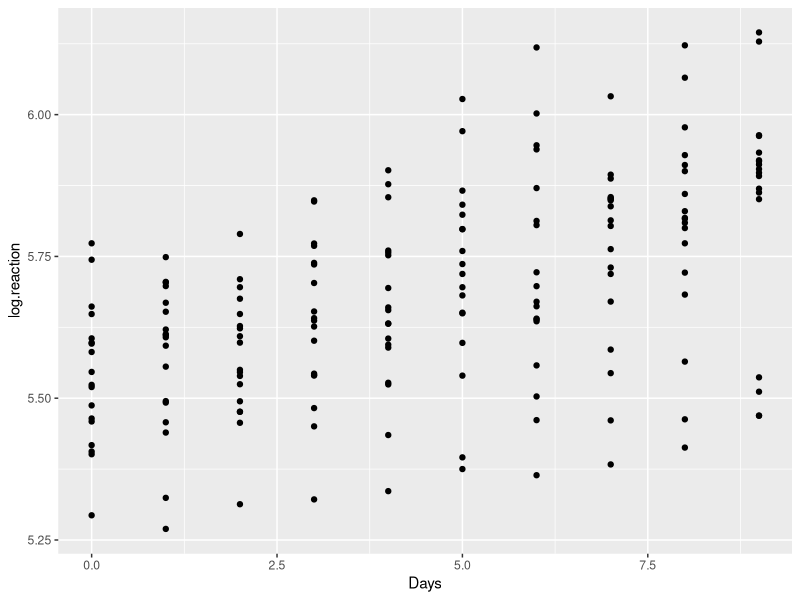
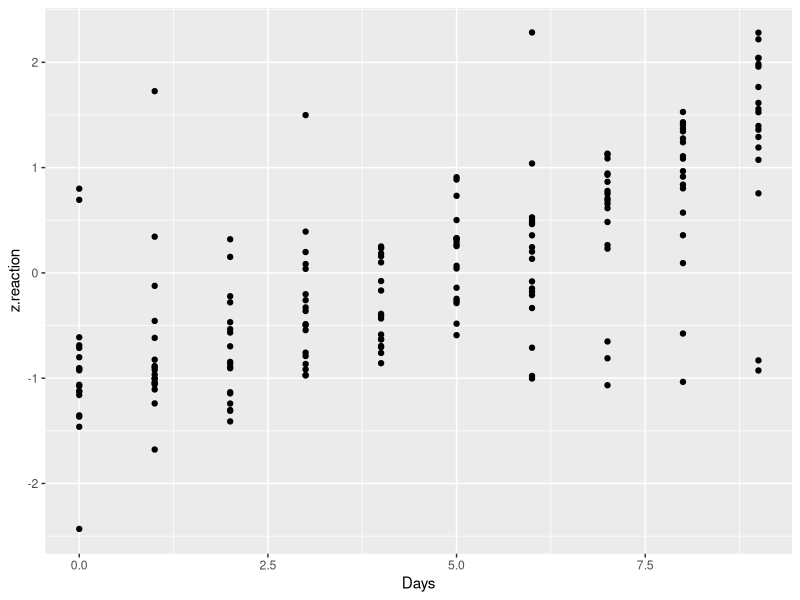
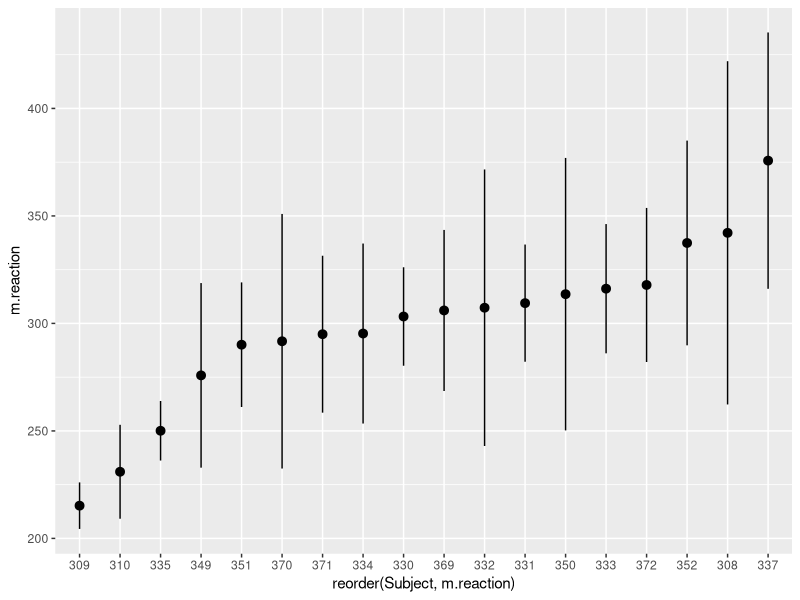
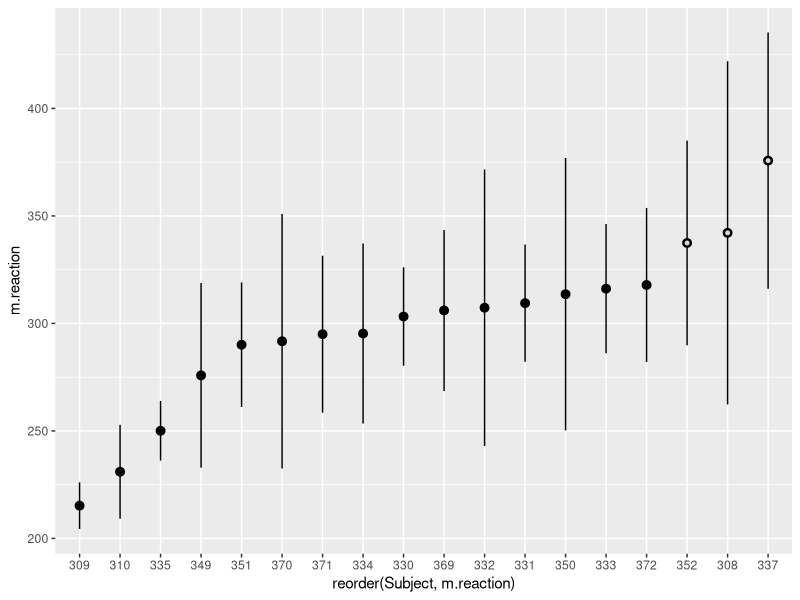
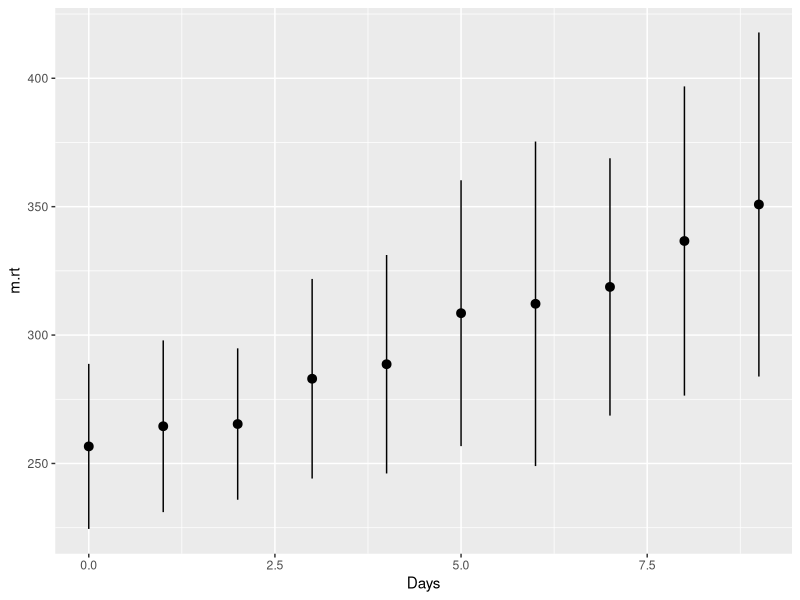

Here is the R script that generated these plots, in order: (Note: this script raises an error after producing the figures.)
## ---- chunk 1
knitr::opts_chunk$set(echo = FALSE)
knitr::opts_chunk$set(cache = TRUE)

library(tidyverse)
library(skimr)
library(broom)
library(lme4) # For sleep data

set.seed(1)
rm(list = ls(all = TRUE))
## ---- chunk 2
sleep.df = sleepstudy

head(sleep.df)

nort.sleep.df = sleep.df %>% select(-Reaction)
head(nort.sleep.df)

## ---- chunk 3

longrt_sleep.df = sleep.df %>% filter(Reaction>450)

head(longrt_sleep.df)

## ---- chunk 4

sleep.df = sleepstudy
sleep.df = sleep.df %>% mutate(log.reaction = log(Reaction))

ggplot(sleep.df, aes(Days, log.reaction)) +
  geom_point()

## ---- chunk 5

sleep.df = sleep.df %>% group_by(Subject) %>% 
  mutate(z.reaction = scale(Reaction))

ggplot(sleep.df, aes(Days, z.reaction)) +
  geom_point()


## ---- chunk 6

s.sleep.df = sleep.df %>% group_by(Subject) %>% 
  summarise(m.reaction = mean(Reaction), sd.reaction = sd(Reaction))

ggplot(s.sleep.df, aes(reorder(Subject, m.reaction), m.reaction)) + 
  geom_pointrange(aes(ymin = m.reaction-sd.reaction, ymax = m.reaction+sd.reaction)) 

## ---- chunk 7

r.s.sleep.df = s.sleep.df %>% filter(m.reaction>325)

ggplot(s.sleep.df, aes(reorder(Subject, m.reaction), m.reaction)) + 
  geom_pointrange(aes(ymin = m.reaction-sd.reaction, ymax = m.reaction+sd.reaction)) +
  geom_point(data = r.s.sleep.df, size = 1, colour = "grey85")

## ---- chunk 8

s.sleep.df = sleep.df %>% group_by(Days) %>% 
  summarise(m.rt = mean(Reaction), sd.rt = sd(Reaction))

ggplot(s.sleep.df, aes(Days, y = m.rt, ymin = m.rt - sd.rt, ymax = m.rt + sd.rt)) +
  geom_pointrange()

## ---- chunk 9

models = sleep.df %>% group_by(Subject) %>% 
  do(fit = lm(Reaction ~ Days, data = ., na.action = na.exclude)) 

s.model = models %>% glance(fit) # Extracts summary of models

ggplot(s.model, aes(reorder(Subject, r.squared), r.squared)) + geom_col() + coord_flip()

## ---- chunk 10

knitr::include_graphics("join-venn.png", dpi = 125)

## ---- chunk 11
library(broom)
a.model.df = models %>% augment(fit) # Extracts summary of models
augmented.sleep.df = left_join(sleep.df, a.model.df, by = c("Subject", "Days", "Reaction"))

ggplot(augmented.sleep.df, aes(Days, Reaction)) +
  geom_point()+
  geom_point(aes(Days, .fitted), shape = 21) +
  facet_grid(.~Subject)
  
## ---- chunk 12

ggplot(augmented.sleep.df, aes(Days, .resid)) +
  geom_point() +
  geom_line(alpha =.6) +
  facet_grid(.~Subject)
  

## ---- chunk 13

models = sleep.df %>% group_by(Subject) %>% 
  do(fit = lm(Reaction ~ Days, data = ., na.action = na.exclude)) 

s.model = models %>% glance(fit) # Extracts summary of models

s.sleep.df = sleep.df %>% group_by(Subject) %>% summarise(m.rt = mean(Reaction))

augmented.s.sleep.df = left_join(s.sleep.df, s.model, by = c("Subject"))

ggplot(augmented.s.sleep.df, aes(m.rt, r.squared))+geom_point()

